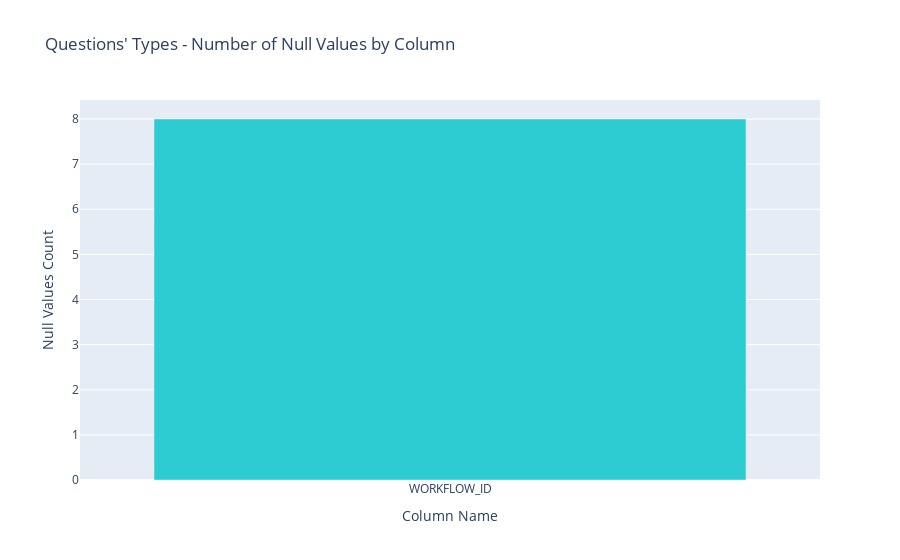

The cell this chart's notebook holds for it:
### Code cell
vis.plot_null_values(question_types_null_count, "Questions' Types", color="#2DCCD3")

### Figure 1 — Plotly figure (JSON) as saved in the notebook; plotly's stock layout.template omitted (floating-point values rounded to 4 significant figures)
{"data": [{"marker": {"color": "#2DCCD3"}, "type": "bar", "x": ["WORKFLOW_ID"], "y": [8]}], "layout": {"title": {"text": "Questions' Types - Number of Null Values by Column"}, "xaxis": {"title": {"text": "Column Name"}}, "yaxis": {"title": {"text": "Null Values Count"}}}}
